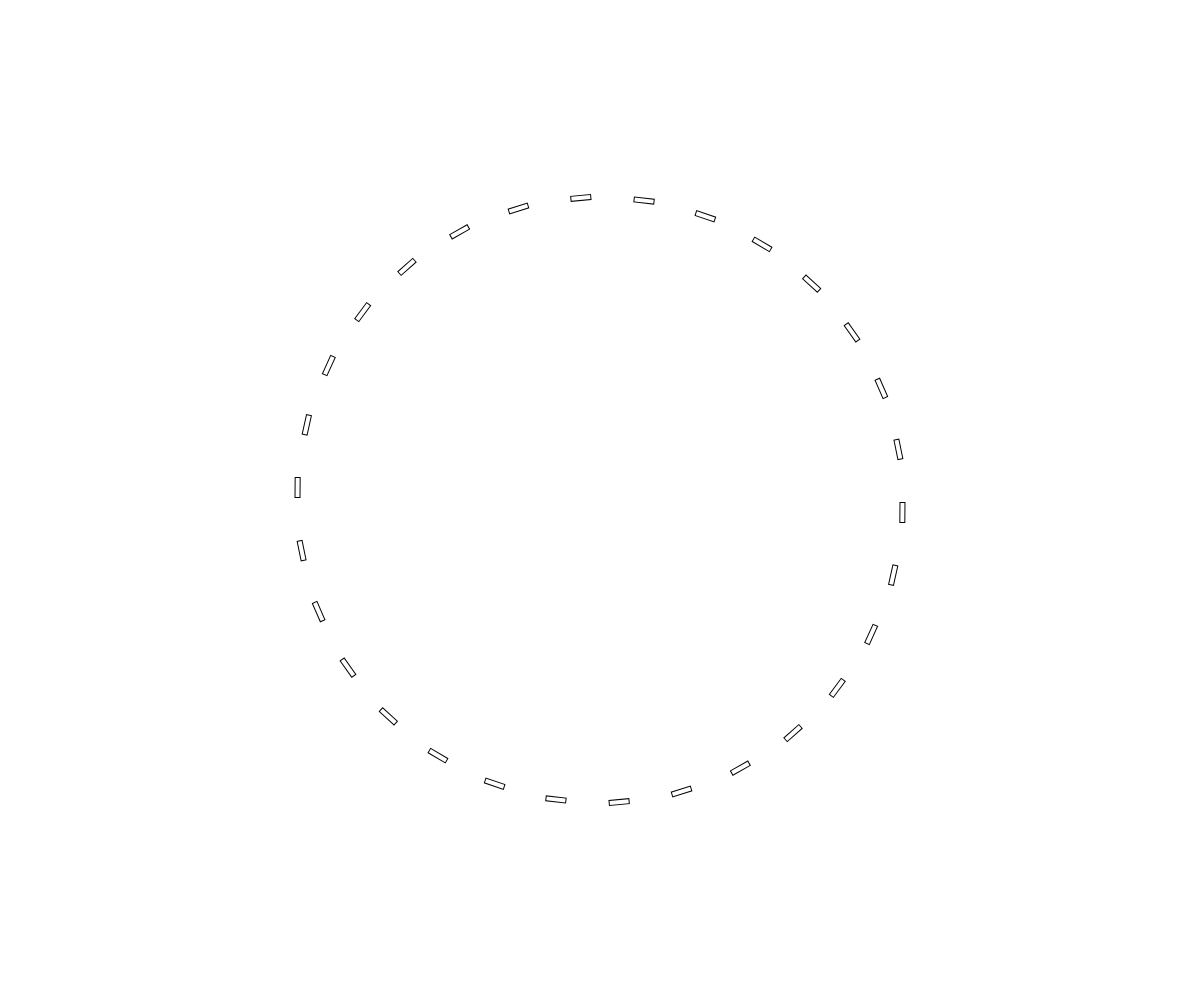
Frame 1 (no input)
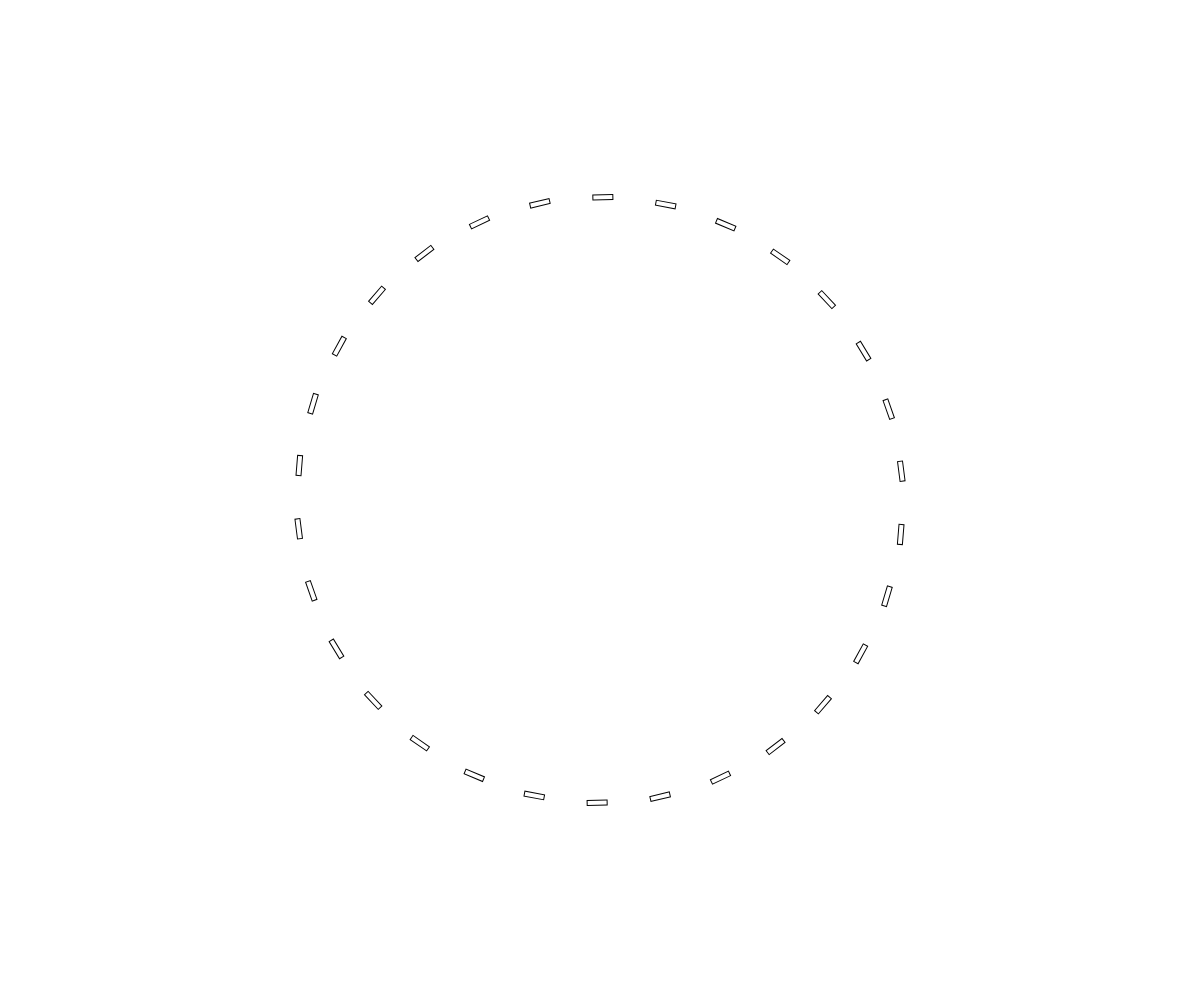
Frame 60 (no input)
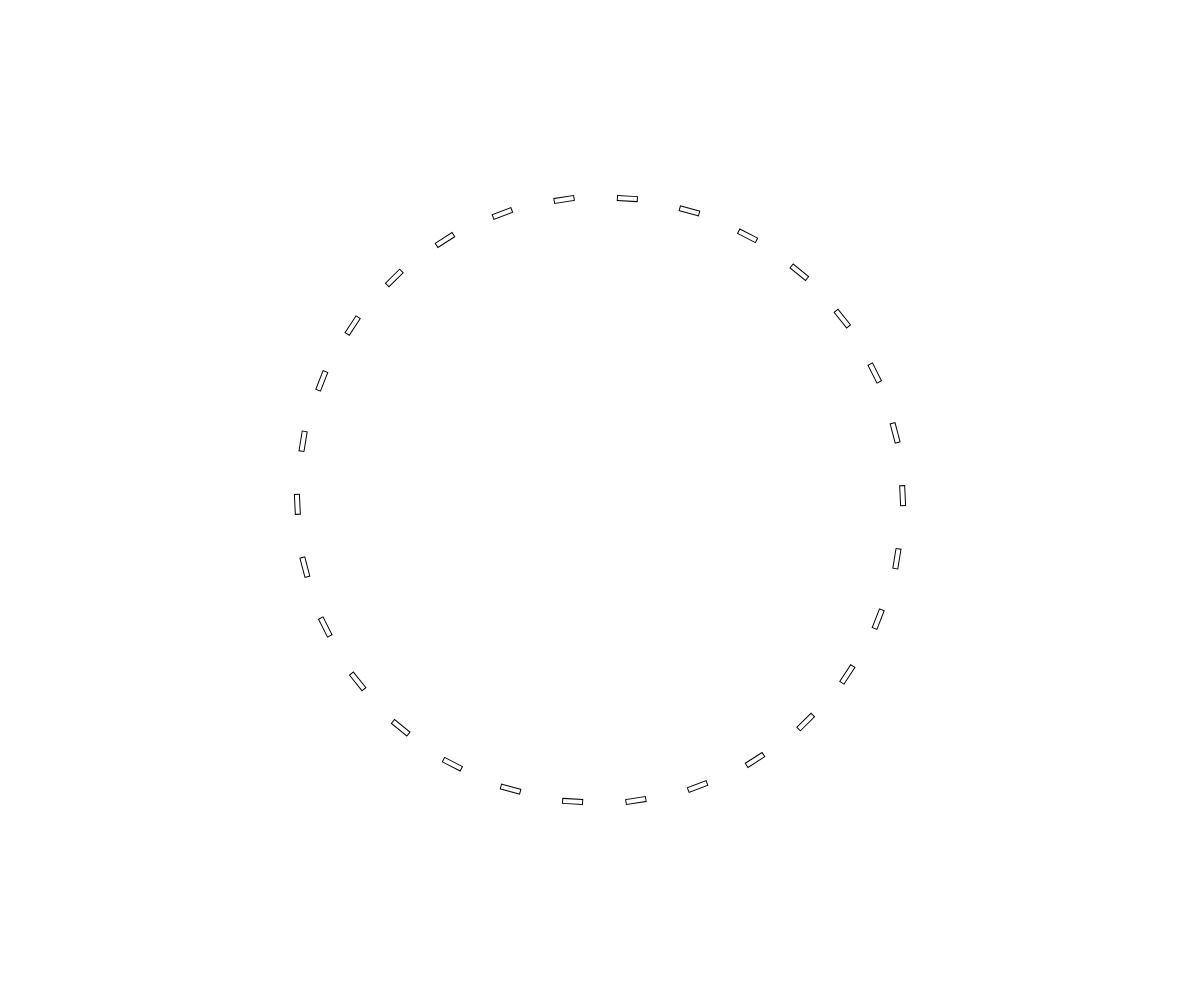
Frame 120 (the mouse pressed at the canvas centre since frame 60)

The p5.js sketch that drew these frames (run headless with seeded random() and noise() and a simulated clock; from frame 60 on, the mouse is pressed at the canvas centre):

// p5.js sketch
// ── sketch.js
// Academy of Art University
// WNM 498 Generative Art & Creative Code
//
// Ryan Berkey
// ryan@rybotron.com


function setup(){
    createCanvas(windowWidth, windowHeight);
}

function draw(){
    background(255);
    translate(width/2, height / 2);

    var period = 120;
    var t = frameCount / period;
    print(t);

    var numVertices = 30;
    // var amplitude = mouseX - width / 2;
    var amplitude = 300;
    
    for ( var i = 0; i < numVertices; i++){

        var offset = TWO_PI / numVertices;
        var xPos = amplitude * cos(i * offset + t);
        var yPos = amplitude * sin(i * offset + t);

        noFill();
        stroke(4);

        push();
        translate( xPos, yPos );
        rotate(atan2(yPos, xPos));
        rect(0, 0, 5, 20);
        pop();
    }

}
